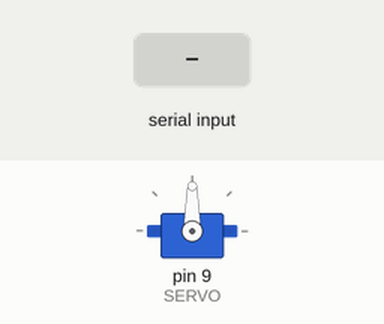
This sketch was run on a simulated Arduino Uno, built with avr-gcc and run on an emulated ATmega328P. On the bench: servo. The test bench sets the inputs (shaded band).

Above: at 1.2 s.
1.3 s: byte 65 ('A') received over Serial
At 2.0 s:
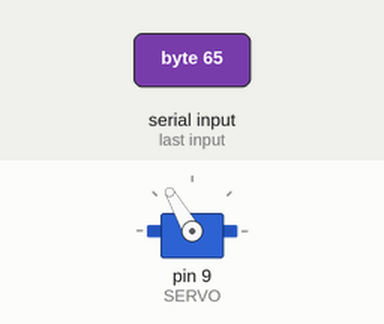
2.8 s: byte 66 ('B') received over Serial
At 3.2 s:
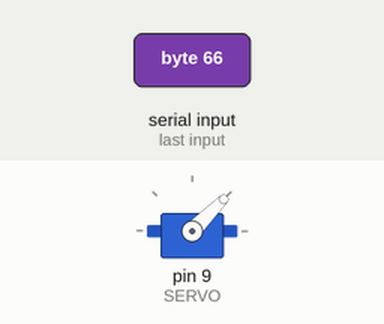
Timing chart, 0 to 5.8 s (numbered marks = the images above; inputs shaded):
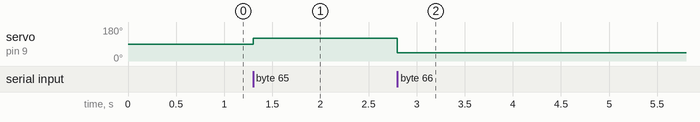

The sketch:

bracito.ino
```cpp
#include <Servo.h>
Servo  SERVO;
int val=0;

void setup(){
  SERVO.attach(9);
  Serial.begin(9600);}

void loop(){
  val = Serial.read();
  if(-1 != val){
    if('A' == val || 'a' == val){
      SERVO.write(120);
      delay(500);}

    else if('B' == val || 'b' == val){
      SERVO.write(45);
      delay(500);}}}
```

Measured:
- after the input at 1.3 s, servo on pin 9 (SERVO): 90° → 120° at once
- after the input at 2.8 s, servo on pin 9 (SERVO): 120° → 45° at once
